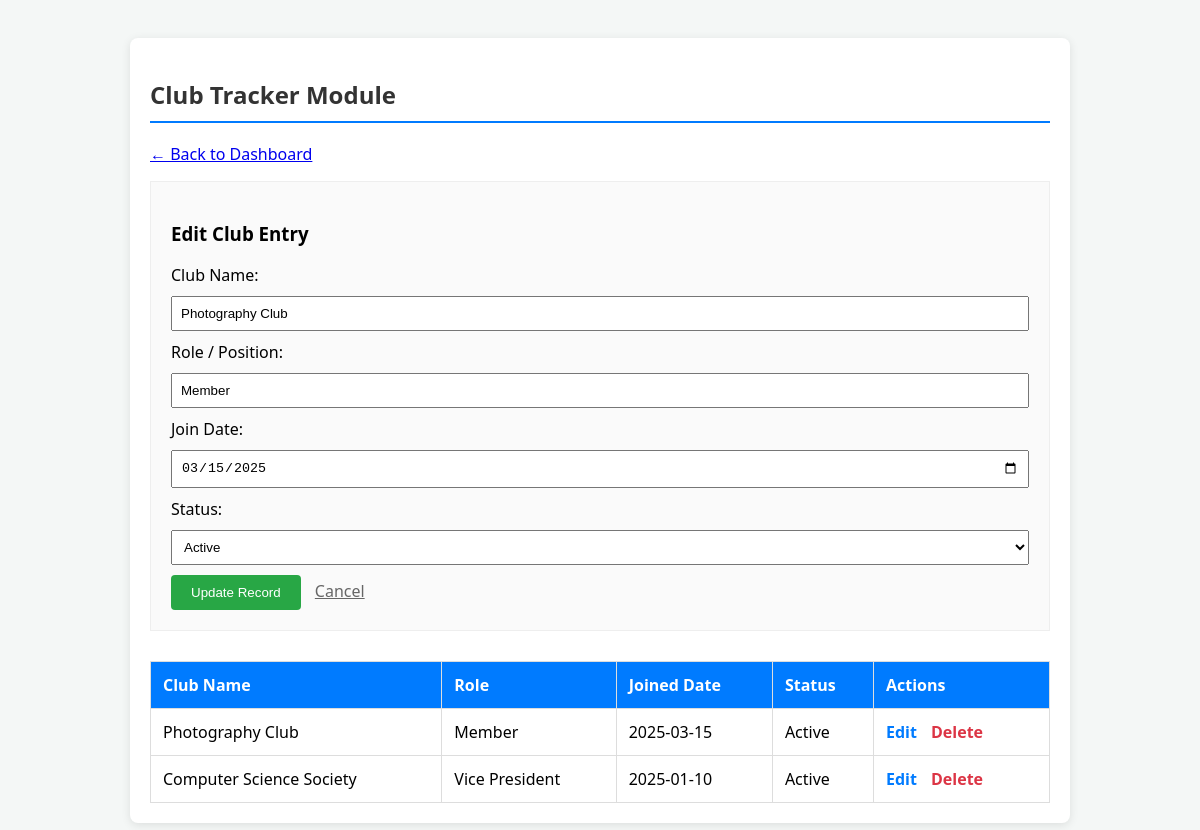
The app's page /modules/club/club_tracker.php?edit=2 (signed in) with its own data.
### tables this page shows
CREATE TABLE IF NOT EXISTS clubs (
    club_id INT PRIMARY KEY AUTO_INCREMENT,
    user_id INT NOT NULL,
    club_name VARCHAR(150) NOT NULL,
    role VARCHAR(100) NOT NULL,
    join_date DATE NOT NULL,
    status ENUM('active', 'inactive') DEFAULT 'active',
    created_at TIMESTAMP DEFAULT CURRENT_TIMESTAMP,
    updated_at TIMESTAMP DEFAULT CURRENT_TIMESTAMP ON UPDATE CURRENT_TIMESTAMP,
    FOREIGN KEY (user_id) REFERENCES users(user_id) ON DELETE CASCADE,
    INDEX idx_user_club (user_id)
);

### modules/club/club_tracker.php (the view, shortened to what this page needs)
<?php
$conn = mysqli_connect("localhost", "root", "", "student_cms");
$user_id = $_SESSION['user_id'];
$edit_data = null;
if (isset($_GET['edit'])) {
    $id = intval($_GET['edit']);
    $res = mysqli_query($conn, "SELECT * FROM clubs WHERE club_id=$id AND user_id=$user_id");
    $edit_data = mysqli_fetch_assoc($res);
}
?>
<!DOCTYPE html>
<html lang="en">
<head>
</head>
<body>
<div class="container">
    <h2>Club Tracker Module</h2>
    <p><a href="dashboard.php">← Back to Dashboard</a></p>
    <div class="form-box">
        <h3><?php echo $edit_data ? "Edit Club Entry" : "Add New Membership"; ?></h3>
        <form method="POST">
            <label>Club Name:</label>
            <input type="text" name="club_name" value="<?php echo htmlspecialchars($edit_data['club_name'] ?? ''); ?>" required>
            <label>Role / Position:</label>
            <input type="text" name="role" value="<?php echo htmlspecialchars($edit_data['role'] ?? ''); ?>" placeholder="e.g. Committee Member" required>
            <label>Join Date:</label>
            <input type="date" name="join_date" value="<?php echo $edit_data['join_date'] ?? ''; ?>" required>
            <label>Status:</label>
            <select name="status">
                <option value="active" <?php echo (isset($edit_data['status']) && $edit_data['status'] == 'active') ? 'selected' : ''; ?>>Active</option>
            </select>
            <button type="submit" name="<?php echo $edit_data ? 'update' : 'add'; ?>" class="btn-submit">
                <?php echo $edit_data ? "Update Record" : "Save Record"; ?>
            </button>
            <?php if ($edit_data): ?>
                <a href="club-tracker.php" style="margin-left: 10px; color: #666;">Cancel</a>
            <?php endif; ?>
        </form>
    </div>
    <table>
        <thead>
            <tr>
                <th>Club Name</th>
                <th>Role</th>
                <th>Joined Date</th>
                <th>Status</th>
                <th>Actions</th>
            </tr>
        </thead>
        <tbody>
            <?php
            $query = "SELECT * FROM clubs WHERE user_id = '$user_id' ORDER BY join_date DESC";
            $result = mysqli_query($conn, $query);
            if (mysqli_num_rows($result) > 0) {
                while ($row = mysqli_fetch_assoc($result)) {
                    echo "<tr>
                            <td>" . htmlspecialchars($row['club_name']) . "</td>
                            <td>" . htmlspecialchars($row['role']) . "</td>
                            <td>" . $row['join_date'] . "</td>
                            <td>" . ucfirst($row['status']) . "</td>
                            <td class='action-links'>
                                <a href='club-tracker.php?edit={$row['club_id']}' class='edit-btn'>Edit</a>
                                <a href='club-tracker.php?delete={$row['club_id']}'
                                   class='delete-btn'
                                   onclick='return confirm(\"Are you sure you want to delete this record?\")'>Delete</a>
                            </td>
                          </tr>";
                }
            } else {
                echo "<tr><td colspan='5'>No records found.</td></tr>";
            }
            ?>
        </tbody>
    </table>
</div>
</body>
</html>

### modules/club/club_tracker.php (style rules this page uses)
body { font-family: 'Segoe UI', Arial, sans-serif; padding: 30px; background-color: #f4f7f6; }
.container { max-width: 900px; margin: auto; background: white; padding: 20px; border-radius: 8px; box-shadow: 0 2px 10px rgba(0,0,0,0.1); }
h2 { border-bottom: 2px solid #007bff; padding-bottom: 10px; color: #333; }
.form-box { background: #fafafa; padding: 20px; border: 1px solid #eee; margin-bottom: 30px; }
input, select { padding: 8px; margin: 10px 0; width: 100%; box-sizing: border-box; }
table { width: 100%; border-collapse: collapse; }
th, td { padding: 12px; border: 1px solid #ddd; text-align: left; }
th { background-color: #007bff; color: white; }
.btn-submit { background-color: #28a745; color: white; border: none; padding: 10px 20px; cursor: pointer; border-radius: 4px; }
.action-links a { text-decoration: none; margin-right: 10px; font-weight: bold; }
.delete-btn { color: #dc3545; }
.edit-btn { color: #007bff; }

### records on screen
clubs: club_name "Photography Club", role "Member", join_date "03/15/2025", status "Active", join_date "2025-03-15"
clubs: club_name "Computer Science Society", role "Vice President", join_date "2025-01-10", status "Active"
